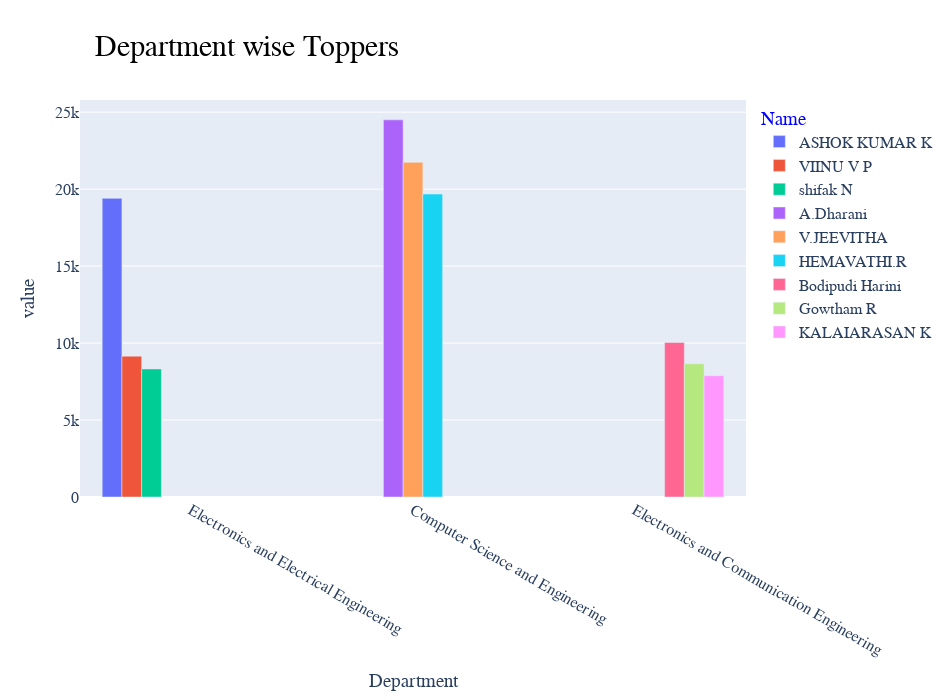

Notebook source saved alongside this figure:
### Code cell
# bar chart of department wise toppers 

fig = px.bar(
    highest,
    x="Department",
    y=["Name", "CodeKata Score"],
    color='Name',
    barmode='group',
    title='Department wise Toppers',
    
)

fig.update_layout(
    height=700,
    width=950,
    font_size=16,
    font_family ='Monospace',
    legend_title_font_color='blue',
    title= dict(
        x=0.1,
        y=0.95,
        font= {
            "family":'Time New Roman',
            "size":30,
            "color":'black'
        }
    ),
)
fig.show()

### Figure 1 — Plotly figure (JSON) as saved in the notebook; plotly's stock layout.template omitted (floating-point values rounded to 4 significant figures)
{"data": [{"alignmentgroup": "True", "hovertemplate": "Name=ASHOK KUMAR K<br>Department=%{x}<br>value=%{y}<extra></extra>", "legendgroup": "ASHOK KUMAR K", "marker": {"color": "#636efa", "pattern": {"shape": ""}}, "name": "ASHOK KUMAR K", "offsetgroup": "ASHOK KUMAR K", "orientation": "v", "showlegend": true, "textposition": "auto", "type": "bar", "x": ["Electronics and Electrical Engineering"], "xaxis": "x", "y": [19400], "yaxis": "y"}, {"alignmentgroup": "True", "hovertemplate": "Name=VIINU V P<br>Department=%{x}<br>value=%{y}<extra></extra>", "legendgroup": "VIINU V P", "marker": {"color": "#EF553B", "pattern": {"shape": ""}}, "name": "VIINU V P", "offsetgroup": "VIINU V P", "orientation": "v", "showlegend": true, "textposition": "auto", "type": "bar", "x": ["Electronics and Electrical Engineering"], "xaxis": "x", "y": [9150], "yaxis": "y"}, {"alignmentgroup": "True", "hovertemplate": "Name=shifak N<br>Department=%{x}<br>value=%{y}<extra></extra>", "legendgroup": "shifak N", "marker": {"color": "#00cc96", "pattern": {"shape": ""}}, "name": "shifak N", "offsetgroup": "shifak N", "orientation": "v", "showlegend": true, "textposition": "auto", "type": "bar", "x": ["Electronics and Electrical Engineering"], "xaxis": "x", "y": [8320], "yaxis": "y"}, {"alignmentgroup": "True", "hovertemplate": "Name=A.Dharani<br>Department=%{x}<br>value=%{y}<extra></extra>", "legendgroup": "A.Dharani", "marker": {"color": "#ab63fa", "pattern": {"shape": ""}}, "name": "A.Dharani", "offsetgroup": "A.Dharani", "orientation": "v", "showlegend": true, "textposition": "auto", "type": "bar", "x": ["Computer Science and Engineering"], "xaxis": "x", "y": [24500], "yaxis": "y"}, {"alignmentgroup": "True", "hovertemplate": "Name=V.JEEVITHA <br>Department=%{x}<br>value=%{y}<extra></extra>", "legendgroup": "V.JEEVITHA ", "marker": {"color": "#FFA15A", "pattern": {"shape": ""}}, "name": "V.JEEVITHA ", "offsetgroup": "V.JEEVITHA ", "orientation": "v", "showlegend": true, "textposition": "auto", "type": "bar", "x": ["Computer Science and Engineering"], "xaxis": "x", "y": [21740], "yaxis": "y"}, {"alignmentgroup": "True", "hovertemplate": "Name=HEMAVATHI.R<br>Department=%{x}<br>value=%{y}<extra></extra>", "legendgroup": "HEMAVATHI.R", "marker": {"color": "#19d3f3", "pattern": {"shape": ""}}, "name": "HEMAVATHI.R", "offsetgroup": "HEMAVATHI.R", "orientation": "v", "showlegend": true, "textposition": "auto", "type": "bar", "x": ["Computer Science and Engineering"], "xaxis": "x", "y": [19680], "yaxis": "y"}, {"alignmentgroup": "True", "hovertemplate": "Name=Bodipudi Harini<br>Department=%{x}<br>value=%{y}<extra></extra>", "legendgroup": "Bodipudi Harini", "marker": {"color": "#FF6692", "pattern": {"shape": ""}}, "name": "Bodipudi Harini", "offsetgroup": "Bodipudi Harini", "orientation": "v", "showlegend": true, "textposition": "auto", "type": "bar", "x": ["Electronics and Communication Engineering"], "xaxis": "x", "y": [10040], "yaxis": "y"}, {"alignmentgroup": "True", "hovertemplate": "Name=Gowtham R<br>Department=%{x}<br>value=%{y}<extra></extra>", "legendgroup": "Gowtham R", "marker": {"color": "#B6E880", "pattern": {"shape": ""}}, "name": "Gowtham R", "offsetgroup": "Gowtham R", "orientation": "v", "showlegend": true, "textposition": "auto", "type": "bar", "x": ["Electronics and Communication Engineering"], "xaxis": "x", "y": [8650], "yaxis": "y"}, {"alignmentgroup": "True", "hovertemplate": "Name=KALAIARASAN K<br>Department=%{x}<br>value=%{y}<extra></extra>", "legendgroup": "KALAIARASAN K", "marker": {"color": "#FF97FF", "pattern": {"shape": ""}}, "name": "KALAIARASAN K", "offsetgroup": "KALAIARASAN K", "orientation": "v", "showlegend": true, "textposition": "auto", "type": "bar", "x": ["Electronics and Communication Engineering"], "xaxis": "x", "y": [7880], "yaxis": "y"}], "layout": {"barmode": "group", "font": {"family": "Monospace", "size": 16}, "height": 700, "legend": {"title": {"font": {"color": "blue"}, "text": "Name"}, "tracegroupgap": 0}, "title": {"font": {"color": "black", "family": "Time New Roman", "size": 30}, "text": "Department wise Toppers", "x": 0.1, "y": 0.95}, "width": 950, "xaxis": {"anchor": "y", "domain": [0, 1], "title": {"text": "Department"}}, "yaxis": {"anchor": "x", "domain": [0, 1], "title": {"text": "value"}}}}
